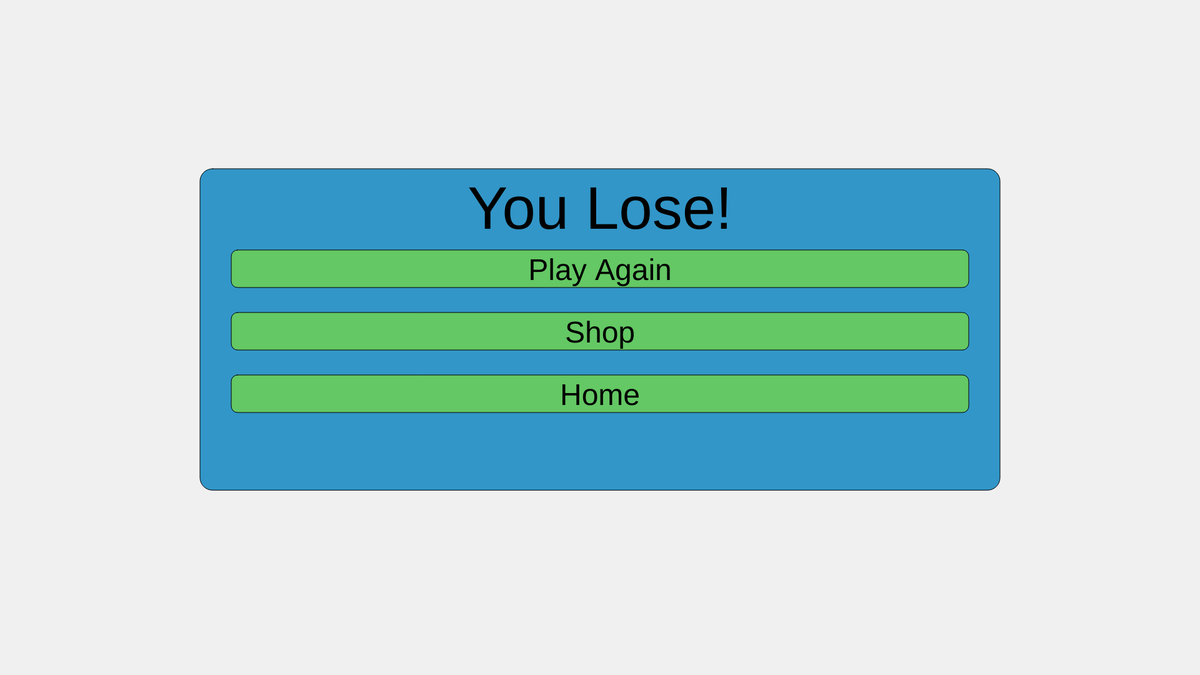
Frame 1 (no input)
Frame 60 (no input): identical to frame 1, image omitted
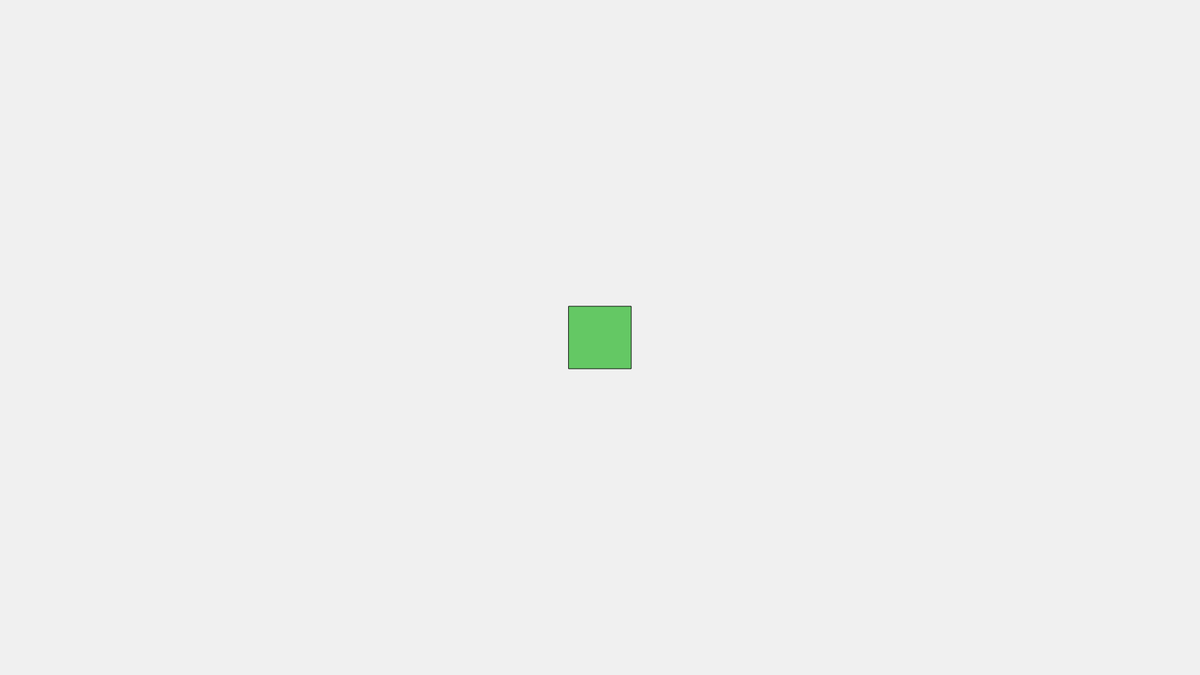
Frame 120 (the mouse pressed at the canvas centre since frame 60)

The p5.js sketch that drew these frames (run headless with seeded random() and noise() and a simulated clock; from frame 60 on, the mouse is pressed at the canvas centre):

// p5.js sketch
// ── sketch.js
let gameState = "play"; // Initially set to "play"
let playerLoses = true; // For demonstration, initially set to true
let shopClicked = false; // Track if Shop option is clicked
let homeClicked = false; // Track if Home option is clicked

function setup() {
  createCanvas(1920, 1080);
  textAlign(CENTER, CENTER);
}

function draw() {
  background(240);
  if (playerLoses) {
    displayMenu(); // Display the menu if the player loses
  } else {
    // Your game code goes here when the player is playing
    // For example:
  }

  if (shopClicked) {
    displaySquare();
  }

  if (homeClicked) {
    displayTriangle();
  }
}

function mousePressed() {
  if (playerLoses) {
    // Check which menu option was clicked
    let menuX = width / 6;
    let menuY = height / 4;
    let menuWidth = width / 1.5;
    let menuHeight = height / 2.1;

    let buttonWidth = menuWidth - 100;
    let buttonHeight = 60;

    if (
      mouseX > menuX + 50 &&
      mouseX < menuX + 50 + buttonWidth &&
      mouseY > menuY + 130 &&
      mouseY < menuY + 130 + buttonHeight
    ) {
      // Play again option
      resetGame();
    } else if (
      mouseX > menuX + 50 &&
      mouseX < menuX + 50 + buttonWidth &&
      mouseY > menuY + 230 &&
      mouseY < menuY + 230 + buttonHeight
    ) {
      // Shop option
      shopClicked = true;
      homeClicked = false; // Ensure only one shape is displayed at a time
    } else if (
      mouseX > menuX + 50 &&
      mouseX < menuX + 50 + buttonWidth &&
      mouseY > menuY + 330 &&
      mouseY < menuY + 330 + buttonHeight
    ) {
      // Home option
      homeClicked = true;
      shopClicked = false; // Ensure only one shape is displayed at a time
    }
  }
}

function displayMenu() {
  let menuX = width / 6;
  let menuY = height / 4;
  let menuWidth = width / 1.5;
  let menuHeight = height / 2.1;

  fill(50, 150, 200);
  rect(menuX, menuY, menuWidth, menuHeight, 20);

  fill(0);
  textSize(96);
  text("You Lose!", width / 2, menuY + 70);

  let buttonWidth = menuWidth - 100;
  let buttonHeight = 60;

  fill(100, 200, 100);
  rect(menuX + 50, menuY + 130, buttonWidth, buttonHeight, 10);
  fill(0);
  textSize(48);
  text("Play Again", menuX + buttonWidth / 2 + 50, menuY + 165);

  fill(100, 200, 100);
  rect(menuX + 50, menuY + 230, buttonWidth, buttonHeight, 10);
  fill(0);
  textSize(48);
  text("Shop", menuX + buttonWidth / 2 + 50, menuY + 265);

  fill(100, 200, 100);
  rect(menuX + 50, menuY + 330, buttonWidth, buttonHeight, 10);
  fill(0);
  textSize(48);
  text("Home", menuX + buttonWidth / 2 + 50, menuY + 365);
}

function displaySquare() {
  background(240);
  fill(100, 200, 100);
  rect(width / 2 - 50, height / 2 - 50, 100, 100); // Display a square for Shop option
}

function displayTriangle() {
  background(240);
  fill(100, 200, 100);
  triangle(
    width / 2,
    height / 2 - 50,
    width / 2 + 50,
    height / 2 + 50,
    width / 2 - 50,
    height / 2 + 50
  ); // Display a triangle for Home option
}

function resetGame() {
  // Reset game variables or start a new game
  gameState = "play";
  playerLoses = false;
  shopClicked = false; // Reset Shop click state
  homeClicked = false; // Reset Home click state
}
